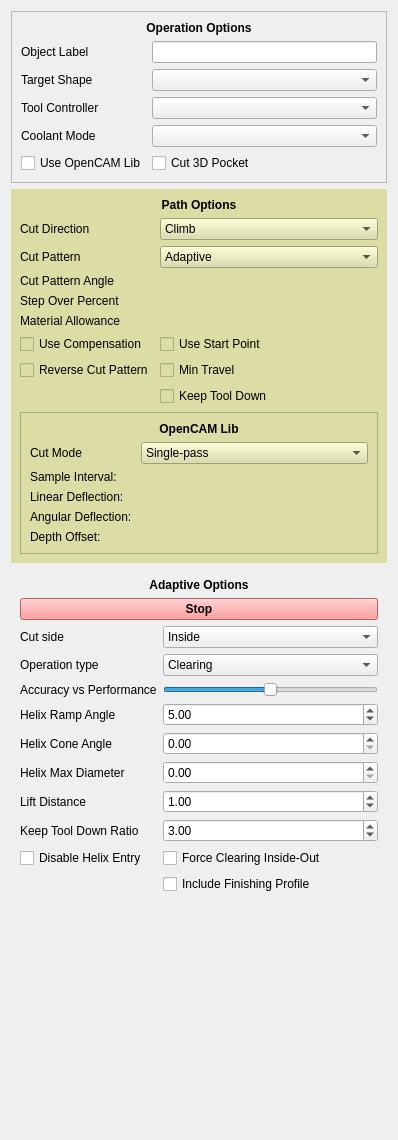
<?xml version="1.0" encoding="UTF-8"?>
<ui version="4.0">
 <class>Form</class>
 <widget class="QWidget" name="Form">
  <property name="geometry">
   <rect>
    <x>0</x>
    <y>0</y>
    <width>398</width>
    <height>1140</height>
   </rect>
  </property>
  <property name="windowTitle">
   <string>Form</string>
  </property>
  <layout class="QGridLayout" name="gridLayout_4">
   <item row="1" column="0">
    <widget class="QWidget" name="pathOptions" native="true">
     <property name="styleSheet">
      <string notr="true">background-color: rgb(220, 220, 165);</string>
     </property>
     <layout class="QFormLayout" name="formLayout">
      <property name="fieldGrowthPolicy">
       <enum>QFormLayout::AllNonFixedFieldsGrow</enum>
      </property>
      <item row="0" column="0" colspan="2">
       <widget class="QLabel" name="pathOptions_label">
        <property name="font">
         <font>
          <weight>75</weight>
          <bold>true</bold>
         </font>
        </property>
        <property name="text">
         <string>Path Options</string>
        </property>
        <property name="alignment">
         <set>Qt::AlignCenter</set>
        </property>
       </widget>
      </item>
      <item row="3" column="0">
       <widget class="QLabel" name="cutDirection_label">
        <property name="text">
         <string>Cut Direction</string>
        </property>
       </widget>
      </item>
      <item row="3" column="1">
       <widget class="QComboBox" name="cutDirection">
        <property name="toolTip">
         <string>&lt;html&gt;&lt;head/&gt;&lt;body&gt;&lt;p&gt;The cutting mode assumes that the cut on one side of the tool bit represents the resulting part and the other side is either already milled away or will be removed later on.&lt;/p&gt;&lt;p&gt;Keeping that in mind climb mode is called when the tool bit is moved into the cut on each rotation, whereas in conventional mode the tool bits rotation and the tools lateral movement are in the same direction.&lt;/p&gt;&lt;/body&gt;&lt;/html&gt;</string>
        </property>
        <item>
         <property name="text">
          <string>Climb</string>
         </property>
        </item>
        <item>
         <property name="text">
          <string>Conventional</string>
         </property>
        </item>
       </widget>
      </item>
      <item row="4" column="0">
       <widget class="QLabel" name="cutPattern_label">
        <property name="text">
         <string>Cut Pattern</string>
        </property>
       </widget>
      </item>
      <item row="4" column="1">
       <widget class="QComboBox" name="cutPattern">
        <property name="toolTip">
         <string>&lt;html&gt;&lt;head/&gt;&lt;body&gt;&lt;p&gt;Pattern the tool bit is moved in to clear the material.&lt;/p&gt;&lt;/body&gt;&lt;/html&gt;</string>
        </property>
        <property name="currentText">
         <string notr="true">Adaptive</string>
        </property>
        <item>
         <property name="text">
          <string>Adaptive</string>
         </property>
        </item>
        <item>
         <property name="text">
          <string>Circular</string>
         </property>
        </item>
        <item>
         <property name="text">
          <string>CircularZigZag</string>
         </property>
        </item>
        <item>
         <property name="text">
          <string>Grid</string>
         </property>
        </item>
        <item>
         <property name="text">
          <string>Line</string>
         </property>
        </item>
        <item>
         <property name="text">
          <string>LineOffset</string>
         </property>
        </item>
        <item>
         <property name="text">
          <string notr="true">Offset</string>
         </property>
        </item>
        <item>
         <property name="text">
          <string>Spiral</string>
         </property>
        </item>
        <item>
         <property name="text">
          <string>Triangle</string>
         </property>
        </item>
        <item>
         <property name="text">
          <string>ZigZag</string>
         </property>
        </item>
        <item>
         <property name="text">
          <string>ZigZagOffset</string>
         </property>
        </item>
       </widget>
      </item>
      <item row="5" column="0">
       <widget class="QLabel" name="cutPatternAngle_label">
        <property name="text">
         <string>Cut Pattern Angle</string>
        </property>
       </widget>
      </item>
      <item row="5" column="1">
       <widget class="Gui::QuantitySpinBox" name="cutPatternAngle">
        <property name="sizePolicy">
         <sizepolicy hsizetype="Preferred" vsizetype="Preferred">
          <horstretch>0</horstretch>
          <verstretch>0</verstretch>
         </sizepolicy>
        </property>
        <property name="unit" stdset="0">
         <string notr="true"/>
        </property>
       </widget>
      </item>
      <item row="7" column="0">
       <widget class="QLabel" name="stepOverPercent_label">
        <property name="text">
         <string>Step Over Percent</string>
        </property>
       </widget>
      </item>
      <item row="7" column="1">
       <widget class="Gui::QuantitySpinBox" name="stepOverPercent">
        <property name="sizePolicy">
         <sizepolicy hsizetype="Preferred" vsizetype="Preferred">
          <horstretch>0</horstretch>
          <verstretch>0</verstretch>
         </sizepolicy>
        </property>
        <property name="unit" stdset="0">
         <string notr="true"/>
        </property>
       </widget>
      </item>
      <item row="9" column="0">
       <widget class="QLabel" name="materialAllowance_label">
        <property name="text">
         <string>Material Allowance</string>
        </property>
       </widget>
      </item>
      <item row="9" column="1">
       <widget class="Gui::QuantitySpinBox" name="materialAllowance">
        <property name="sizePolicy">
         <sizepolicy hsizetype="Preferred" vsizetype="Preferred">
          <horstretch>0</horstretch>
          <verstretch>0</verstretch>
         </sizepolicy>
        </property>
        <property name="unit" stdset="0">
         <string notr="true"/>
        </property>
       </widget>
      </item>
      <item row="10" column="0">
       <widget class="QCheckBox" name="useCompensation">
        <property name="toolTip">
         <string>&lt;html&gt;&lt;head/&gt;&lt;body&gt;&lt;p&gt;If checked the profile operation is offset by the tool radius. The offset direction is determined by the Cut Side.&lt;/p&gt;&lt;/body&gt;&lt;/html&gt;</string>
        </property>
        <property name="text">
         <string>Use Compensation</string>
        </property>
       </widget>
      </item>
      <item row="10" column="1">
       <widget class="QCheckBox" name="useStartPoint">
        <property name="toolTip">
         <string>&lt;html&gt;&lt;head/&gt;&lt;body&gt;&lt;p&gt;Specify if this operation uses a starting point.&lt;/p&gt;&lt;/body&gt;&lt;/html&gt;</string>
        </property>
        <property name="text">
         <string>Use Start Point</string>
        </property>
       </widget>
      </item>
      <item row="11" column="0">
       <widget class="QCheckBox" name="cutPatternReversed">
        <property name="text">
         <string>Reverse Cut Pattern</string>
        </property>
       </widget>
      </item>
      <item row="11" column="1">
       <widget class="QCheckBox" name="minTravel">
        <property name="text">
         <string>Min Travel</string>
        </property>
       </widget>
      </item>
      <item row="12" column="1">
       <widget class="QCheckBox" name="keepToolDown">
        <property name="text">
         <string>Keep Tool Down</string>
        </property>
       </widget>
      </item>
      <item row="13" column="0" colspan="2">
       <widget class="QFrame" name="oclOptions">
        <property name="frameShape">
         <enum>QFrame::StyledPanel</enum>
        </property>
        <property name="frameShadow">
         <enum>QFrame::Raised</enum>
        </property>
        <layout class="QFormLayout" name="formLayout_4">
         <item row="0" column="0" colspan="2">
          <widget class="QLabel" name="oclOptions_label">
           <property name="font">
            <font>
             <family>Arial</family>
             <weight>75</weight>
             <bold>true</bold>
            </font>
           </property>
           <property name="text">
            <string>OpenCAM Lib</string>
           </property>
           <property name="alignment">
            <set>Qt::AlignCenter</set>
           </property>
          </widget>
         </item>
         <item row="1" column="0">
          <widget class="QLabel" name="cutMode_label">
           <property name="text">
            <string>Cut Mode</string>
           </property>
          </widget>
         </item>
         <item row="1" column="1">
          <widget class="QComboBox" name="cutMode">
           <item>
            <property name="text">
             <string>Single-pass</string>
            </property>
           </item>
           <item>
            <property name="text">
             <string>Multi-pass</string>
            </property>
           </item>
          </widget>
         </item>
         <item row="2" column="0">
          <widget class="QLabel" name="sampleInterval_label">
           <property name="sizePolicy">
            <sizepolicy hsizetype="Preferred" vsizetype="Preferred">
             <horstretch>0</horstretch>
             <verstretch>0</verstretch>
            </sizepolicy>
           </property>
           <property name="text">
            <string>Sample Interval: </string>
           </property>
          </widget>
         </item>
         <item row="2" column="1">
          <widget class="Gui::QuantitySpinBox" name="sampleInterval">
           <property name="unit" stdset="0">
            <string notr="true"/>
           </property>
          </widget>
         </item>
         <item row="3" column="0">
          <widget class="QLabel" name="linearDeflection_label">
           <property name="sizePolicy">
            <sizepolicy hsizetype="Preferred" vsizetype="Preferred">
             <horstretch>0</horstretch>
             <verstretch>0</verstretch>
            </sizepolicy>
           </property>
           <property name="text">
            <string>Linear Deflection: </string>
           </property>
          </widget>
         </item>
         <item row="3" column="1">
          <widget class="Gui::QuantitySpinBox" name="linearDeflection">
           <property name="unit" stdset="0">
            <string notr="true"/>
           </property>
          </widget>
         </item>
         <item row="4" column="0">
          <widget class="QLabel" name="angularDeflection_label">
           <property name="text">
            <string>Angular Deflection: </string>
           </property>
          </widget>
         </item>
         <item row="4" column="1">
          <widget class="Gui::QuantitySpinBox" name="angularDeflection">
           <property name="unit" stdset="0">
            <string notr="true"/>
           </property>
          </widget>
         </item>
         <item row="5" column="0">
          <widget class="QLabel" name="depthOffset_label">
           <property name="text">
            <string>Depth Offset: </string>
           </property>
          </widget>
         </item>
         <item row="5" column="1">
          <widget class="Gui::QuantitySpinBox" name="depthOffset">
           <property name="unit" stdset="0">
            <string notr="true"/>
           </property>
          </widget>
         </item>
        </layout>
       </widget>
      </item>
     </layout>
    </widget>
   </item>
   <item row="0" column="0">
    <widget class="QFrame" name="operationOptions">
     <property name="styleSheet">
      <string notr="true"/>
     </property>
     <property name="frameShape">
      <enum>QFrame::StyledPanel</enum>
     </property>
     <property name="frameShadow">
      <enum>QFrame::Raised</enum>
     </property>
     <layout class="QGridLayout" name="gridLayout_3">
      <item row="3" column="1">
       <widget class="QComboBox" name="toolController">
        <property name="toolTip">
         <string>&lt;html&gt;&lt;head/&gt;&lt;body&gt;&lt;p&gt;The tool and its settings to be used for this operation.&lt;/p&gt;&lt;/body&gt;&lt;/html&gt;</string>
        </property>
       </widget>
      </item>
      <item row="0" column="0" colspan="2">
       <widget class="QLabel" name="operationOptions_label">
        <property name="font">
         <font>
          <weight>75</weight>
          <bold>true</bold>
         </font>
        </property>
        <property name="text">
         <string>Operation Options</string>
        </property>
        <property name="alignment">
         <set>Qt::AlignCenter</set>
        </property>
       </widget>
      </item>
      <item row="3" column="0">
       <widget class="QLabel" name="toolController_label">
        <property name="text">
         <string>Tool Controller</string>
        </property>
       </widget>
      </item>
      <item row="4" column="0">
       <widget class="QLabel" name="coolantController_label">
        <property name="text">
         <string>Coolant Mode</string>
        </property>
       </widget>
      </item>
      <item row="1" column="1">
       <widget class="QLineEdit" name="objectLabel"/>
      </item>
      <item row="1" column="0">
       <widget class="QLabel" name="objectLabel_label">
        <property name="text">
         <string>Object Label</string>
        </property>
       </widget>
      </item>
      <item row="6" column="0">
       <widget class="QCheckBox" name="useOCL">
        <property name="text">
         <string>Use OpenCAM Lib</string>
        </property>
       </widget>
      </item>
      <item row="4" column="1">
       <widget class="QComboBox" name="coolantController">
        <property name="toolTip">
         <string>&lt;html&gt;&lt;head/&gt;&lt;body&gt;&lt;p&gt;The tool and its settings to be used for this operation.&lt;/p&gt;&lt;/body&gt;&lt;/html&gt;</string>
        </property>
       </widget>
      </item>
      <item row="6" column="1">
       <widget class="QCheckBox" name="cut3DPocket">
        <property name="text">
         <string>Cut 3D Pocket</string>
        </property>
       </widget>
      </item>
      <item row="2" column="1">
       <widget class="QComboBox" name="targetShape"/>
      </item>
      <item row="2" column="0">
       <widget class="QLabel" name="targetShape_label">
        <property name="text">
         <string>Target Shape</string>
        </property>
       </widget>
      </item>
     </layout>
    </widget>
   </item>
   <item row="3" column="0">
    <widget class="QWidget" name="adaptiveOptions" native="true">
     <layout class="QFormLayout" name="formLayout_2">
      <item row="6" column="0">
       <widget class="QLabel" name="adaptiveOperationType_label">
        <property name="text">
         <string>Operation type</string>
        </property>
       </widget>
      </item>
      <item row="6" column="1">
       <widget class="QComboBox" name="adaptiveOperationType">
        <property name="sizePolicy">
         <sizepolicy hsizetype="Minimum" vsizetype="Fixed">
          <horstretch>0</horstretch>
          <verstretch>0</verstretch>
         </sizepolicy>
        </property>
        <property name="toolTip">
         <string>&lt;html&gt;&lt;head/&gt;&lt;body&gt;&lt;p&gt;Type of adaptive operation&lt;/p&gt;&lt;/body&gt;&lt;/html&gt;</string>
        </property>
        <item>
         <property name="text">
          <string>Clearing</string>
         </property>
        </item>
        <item>
         <property name="text">
          <string>Profile</string>
         </property>
        </item>
       </widget>
      </item>
      <item row="8" column="0">
       <widget class="QLabel" name="accuracyPerformance_label">
        <property name="text">
         <string>Accuracy vs Performance</string>
        </property>
       </widget>
      </item>
      <item row="8" column="1">
       <widget class="QSlider" name="accuracyPerformance">
        <property name="toolTip">
         <string>&lt;html&gt;&lt;head/&gt;&lt;body&gt;&lt;p&gt;Influences calculation performance vs stability and accuracy.&lt;/p&gt;&lt;/body&gt;&lt;/html&gt;</string>
        </property>
        <property name="minimum">
         <number>5</number>
        </property>
        <property name="maximum">
         <number>15</number>
        </property>
        <property name="value">
         <number>10</number>
        </property>
        <property name="orientation">
         <enum>Qt::Horizontal</enum>
        </property>
       </widget>
      </item>
      <item row="9" column="0">
       <widget class="QLabel" name="helixRampAngle_label">
        <property name="text">
         <string>Helix Ramp Angle</string>
        </property>
       </widget>
      </item>
      <item row="9" column="1">
       <widget class="QDoubleSpinBox" name="helixRampAngle">
        <property name="toolTip">
         <string>&lt;html&gt;&lt;head/&gt;&lt;body&gt;&lt;p&gt;Angle of the helix ramp entry&lt;/p&gt;&lt;/body&gt;&lt;/html&gt;</string>
        </property>
        <property name="minimum">
         <double>1.000000000000000</double>
        </property>
        <property name="maximum">
         <double>89.000000000000000</double>
        </property>
        <property name="value">
         <double>5.000000000000000</double>
        </property>
       </widget>
      </item>
      <item row="10" column="0">
       <widget class="QLabel" name="helixConeAngle_label">
        <property name="text">
         <string>Helix Cone Angle</string>
        </property>
       </widget>
      </item>
      <item row="10" column="1">
       <widget class="QDoubleSpinBox" name="helixConeAngle">
        <property name="toolTip">
         <string>&lt;html&gt;&lt;head/&gt;&lt;body&gt;&lt;p&gt;Angle of the helix entry cone.&lt;/p&gt;&lt;/body&gt;&lt;/html&gt;</string>
        </property>
        <property name="maximum">
         <double>6.000000000000000</double>
        </property>
       </widget>
      </item>
      <item row="11" column="0">
       <widget class="QLabel" name="helixDiameterLimit_label">
        <property name="text">
         <string>Helix Max Diameter</string>
        </property>
       </widget>
      </item>
      <item row="11" column="1">
       <widget class="QDoubleSpinBox" name="helixDiameterLimit">
        <property name="toolTip">
         <string>&lt;html&gt;&lt;head/&gt;&lt;body&gt;&lt;p&gt;If &gt;0 it limits the helix ramp diameter
otherwise the 75 percent of tool diameter is used as helix diameter.&lt;/p&gt;&lt;/body&gt;&lt;/html&gt;</string>
        </property>
        <property name="maximum">
         <double>90.000000000000000</double>
        </property>
        <property name="singleStep">
         <double>0.100000000000000</double>
        </property>
       </widget>
      </item>
      <item row="12" column="0">
       <widget class="QLabel" name="liftDistance_label">
        <property name="text">
         <string>Lift Distance</string>
        </property>
       </widget>
      </item>
      <item row="12" column="1">
       <widget class="QDoubleSpinBox" name="liftDistance">
        <property name="toolTip">
         <string>&lt;html&gt;&lt;head/&gt;&lt;body&gt;&lt;p&gt;How much to lift the tool up during the rapid linking moves over cleared regions.&lt;/p&gt;&lt;p&gt;If linking path is not clear tool is raised to clearence height.&lt;/p&gt;&lt;/body&gt;&lt;/html&gt;</string>
        </property>
        <property name="maximum">
         <double>1000.000000000000000</double>
        </property>
        <property name="singleStep">
         <double>0.100000000000000</double>
        </property>
        <property name="value">
         <double>1.000000000000000</double>
        </property>
       </widget>
      </item>
      <item row="13" column="0">
       <widget class="QLabel" name="keepToolDownRatio_label">
        <property name="text">
         <string>Keep Tool Down Ratio</string>
        </property>
       </widget>
      </item>
      <item row="13" column="1">
       <widget class="QDoubleSpinBox" name="keepToolDownRatio">
        <property name="toolTip">
         <string>&lt;html&gt;&lt;head/&gt;&lt;body&gt;&lt;p&gt;Max length of keep-tool-down linking path compared to direct distance between points.
If exceeded link will be done by raising the tool to clearence height.&lt;/p&gt;&lt;/body&gt;&lt;/html&gt;</string>
        </property>
        <property name="minimum">
         <double>1.000000000000000</double>
        </property>
        <property name="maximum">
         <double>10.000000000000000</double>
        </property>
        <property name="value">
         <double>3.000000000000000</double>
        </property>
       </widget>
      </item>
      <item row="14" column="1">
       <widget class="QCheckBox" name="forceInsideOut">
        <property name="sizePolicy">
         <sizepolicy hsizetype="Preferred" vsizetype="Preferred">
          <horstretch>0</horstretch>
          <verstretch>0</verstretch>
         </sizepolicy>
        </property>
        <property name="text">
         <string>Force Clearing Inside-Out</string>
        </property>
       </widget>
      </item>
      <item row="16" column="1">
       <widget class="QCheckBox" name="includeFinishingProfile">
        <property name="sizePolicy">
         <sizepolicy hsizetype="Preferred" vsizetype="Preferred">
          <horstretch>0</horstretch>
          <verstretch>0</verstretch>
         </sizepolicy>
        </property>
        <property name="text">
         <string>Include Finishing Profile</string>
        </property>
       </widget>
      </item>
      <item row="1" column="0" colspan="2">
       <widget class="QLabel" name="adaptiveOptions_label">
        <property name="font">
         <font>
          <weight>75</weight>
          <bold>true</bold>
         </font>
        </property>
        <property name="text">
         <string>Adaptive Options</string>
        </property>
        <property name="alignment">
         <set>Qt::AlignCenter</set>
        </property>
       </widget>
      </item>
      <item row="2" column="0" colspan="2">
       <widget class="QPushButton" name="stopButton">
        <property name="font">
         <font>
          <weight>75</weight>
          <bold>true</bold>
         </font>
        </property>
        <property name="styleSheet">
         <string notr="true">background-color: rgb(255, 130, 130);</string>
        </property>
        <property name="text">
         <string>Stop</string>
        </property>
        <property name="checkable">
         <bool>true</bool>
        </property>
       </widget>
      </item>
      <item row="4" column="0">
       <widget class="QLabel" name="cutSide_label">
        <property name="sizePolicy">
         <sizepolicy hsizetype="Preferred" vsizetype="Preferred">
          <horstretch>0</horstretch>
          <verstretch>0</verstretch>
         </sizepolicy>
        </property>
        <property name="text">
         <string>Cut side</string>
        </property>
       </widget>
      </item>
      <item row="4" column="1">
       <widget class="QComboBox" name="cutSide">
        <property name="sizePolicy">
         <sizepolicy hsizetype="Minimum" vsizetype="Fixed">
          <horstretch>0</horstretch>
          <verstretch>0</verstretch>
         </sizepolicy>
        </property>
        <property name="toolTip">
         <string>&lt;html&gt;&lt;head/&gt;&lt;body&gt;&lt;p&gt;Cut inside or outside of the selected shapes&lt;/p&gt;&lt;/body&gt;&lt;/html&gt;</string>
        </property>
        <item>
         <property name="text">
          <string>Inside</string>
         </property>
        </item>
        <item>
         <property name="text">
          <string>Outside</string>
         </property>
        </item>
       </widget>
      </item>
      <item row="14" column="0">
       <widget class="QCheckBox" name="disableHelixEntry">
        <property name="sizePolicy">
         <sizepolicy hsizetype="Preferred" vsizetype="Preferred">
          <horstretch>0</horstretch>
          <verstretch>0</verstretch>
         </sizepolicy>
        </property>
        <property name="text">
         <string>Disable Helix Entry</string>
        </property>
       </widget>
      </item>
     </layout>
    </widget>
   </item>
   <item row="4" column="0">
    <spacer name="verticalSpacer">
     <property name="orientation">
      <enum>Qt::Vertical</enum>
     </property>
     <property name="sizeHint" stdset="0">
      <size>
       <width>20</width>
       <height>40</height>
      </size>
     </property>
    </spacer>
   </item>
  </layout>
 </widget>
 <customwidgets>
  <customwidget>
   <class>Gui::QuantitySpinBox</class>
   <extends>QWidget</extends>
   <header>Gui/QuantitySpinBox.h</header>
  </customwidget>
 </customwidgets>
 <tabstops>
  <tabstop>toolController</tabstop>
  <tabstop>coolantController</tabstop>
  <tabstop>useOCL</tabstop>
  <tabstop>cut3DPocket</tabstop>
  <tabstop>cutDirection</tabstop>
  <tabstop>cutPattern</tabstop>
  <tabstop>cutPatternAngle</tabstop>
  <tabstop>stepOverPercent</tabstop>
  <tabstop>materialAllowance</tabstop>
  <tabstop>useCompensation</tabstop>
  <tabstop>useStartPoint</tabstop>
  <tabstop>cutPatternReversed</tabstop>
  <tabstop>minTravel</tabstop>
  <tabstop>keepToolDown</tabstop>
  <tabstop>stopButton</tabstop>
  <tabstop>cutSide</tabstop>
  <tabstop>adaptiveOperationType</tabstop>
  <tabstop>accuracyPerformance</tabstop>
  <tabstop>helixRampAngle</tabstop>
  <tabstop>helixConeAngle</tabstop>
  <tabstop>helixDiameterLimit</tabstop>
  <tabstop>liftDistance</tabstop>
  <tabstop>keepToolDownRatio</tabstop>
  <tabstop>disableHelixEntry</tabstop>
  <tabstop>forceInsideOut</tabstop>
  <tabstop>includeFinishingProfile</tabstop>
 </tabstops>
 <resources/>
 <connections/>
</ui>
